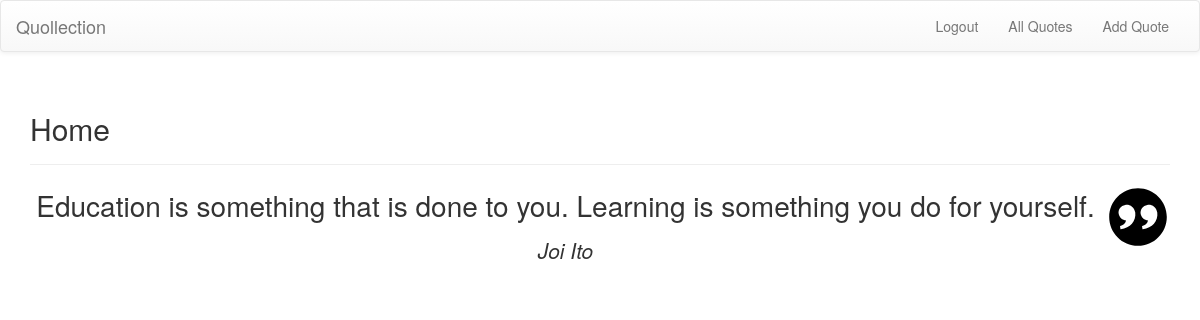
Screenshot of / (signed in) with the database file from the repository.
### model.py (models this page shows)
class Quote(Base):
    __tablename__ = 'quote'
    id = Column(Integer, primary_key=True)
    text = Column(String(255))
    source = Column(String(255))
    quote_source = Column(String(255))
    user_id = Column(Integer, ForeignKey('user.id'))
    user = relationship("User", uselist=False, back_populates="quotes")
    moods = relationship("MoodAssociation", back_populates="quote")

### webapp.py (the view)
@app.route('/')
def homepage():
    if 'id' not in login_session:
        return redirect(url_for('login'))
    all_quotes = session.query(Quote).filter_by(user_id=login_session['id']).all()
    if len(all_quotes) > 0:
        random_quote = random.choice(all_quotes)
        return render_template('home.html', random_quote=random_quote)
    else:
        return render_template('home.html')

### templates/home.html
{% extends "layout.html" %}
{% block title %}Home{% endblock %}
{% block body %}
{% if random_quote %}
<div class="pull-right quote-mark"><img src="{{ url_for('static', filename='quotemark.svg') }}"></div>
<div>
<p class="random-quote-text text-center">{{random_quote.text}}</p>
<p class="random-quote-source text-center">{{random_quote.source}}</p>
</div>
{% endif %}
{% endblock %}

### static/stylesheet.css (style rules this page uses)
.quote-mark { margin-left: 5px; width: 64px; }
.random-quote-text { font-size: 2em; }
.random-quote-source { font-size: 1.5em; font-style: oblique; }

### rows the page displays
Quote: text "Education is something that is done to you. Learning is something you do for yourself.", source "Joi Ito"
